Frame 1 (no input): blank canvas, image omitted
Frame 60 (the mouse pressed at the canvas centre just before this capture): blank canvas, image omitted
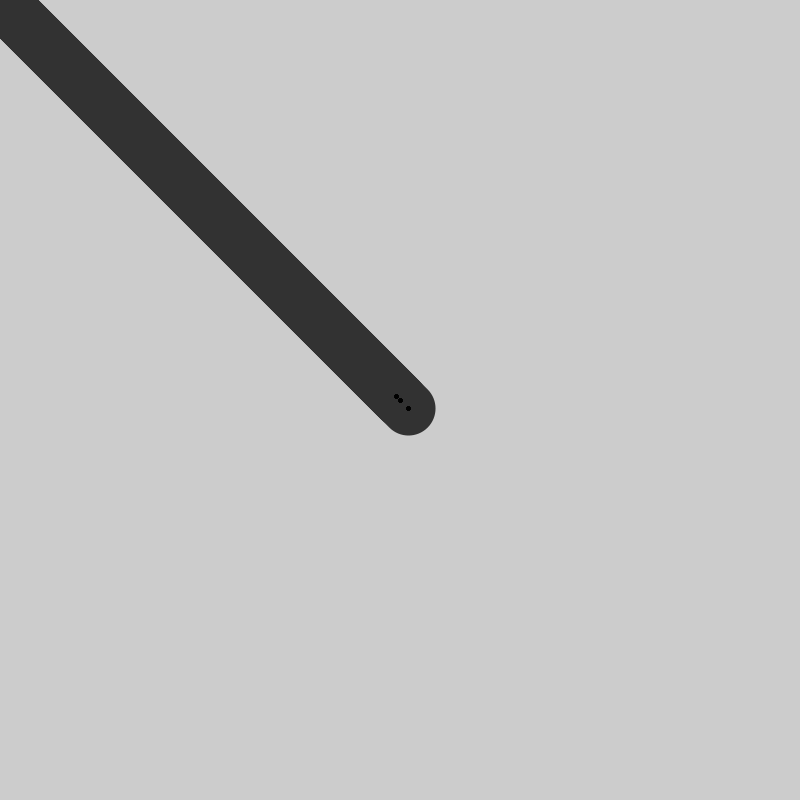
Frame 120 (the mouse held since frame 60 and released just before this capture)

The Processing sketch whose frames 1 and 60 were blank and that drew this single picture after the mouse press (run headless with seeded random() and noise(); from frame 60 on, the mouse is pressed at the canvas centre):

// Processing sketch: D3_2
// ── D3_2.pde
void setup(){
  size(800,800);
  println(dist(0,0,800,800));
}

void draw(){
  if(mousePressed){
    drawStroke(mouseX, mouseY, pmouseX, pmouseY);
  }
}


void drawStroke(float x, float y, float px, float py){
  int offset = 4;
  float speed = dist(x,y,px,py);
  float thickness = map(speed, 0, 1130, 0, 100);
  strokeWeight(thickness + offset);
  line(x,y,px,py); 
  stroke(thickness);
  line(x + offset*2, y + offset*2, px+offset*2, py+offset*2);
  line(x - offset, y-offset, px-offset, py-offset);
}
